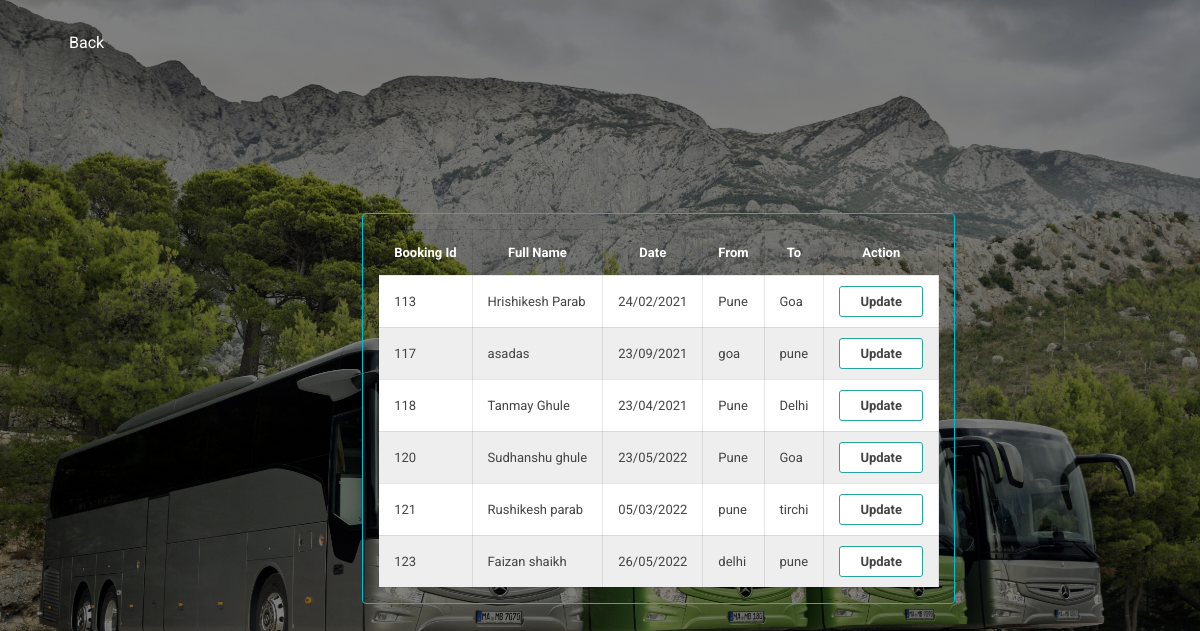
The app's page /Trial/ubooking.php (signed in) with its own data.
### tables this page shows
CREATE TABLE IF NOT EXISTS `booking` (
  `b_id` int(11) NOT NULL AUTO_INCREMENT,
  `bus_details` varchar(255) NOT NULL,
  `f_name` varchar(255) NOT NULL,
  `date` varchar(50) NOT NULL,
  `hseat` bigint(20) NOT NULL DEFAULT 1,
  `seat_no` varchar(40) NOT NULL,
  `sfrom` varchar(255) NOT NULL,
  `dto` varchar(255) NOT NULL,
  `booking_time` timestamp NOT NULL DEFAULT current_timestamp() ON UPDATE current_timestamp(),
  `r_id` int(11) NOT NULL,
  PRIMARY KEY (`b_id`),
  KEY `r_id` (`r_id`),
  KEY `bus_details` (`bus_details`),
  KEY `bus_details_2` (`bus_details`)
);

### Trial/ubooking.php (the view, shortened to what this page needs)
<?php
$userid= " ". $_SESSION["user_id"] ." ";
?>
<html>
<head>
    <link rel="stylesheet" href="css1/edinfo.css">
</head>
<body>
            <ul>
                <li><a href="main2.php">Back</a></li>
            </ul>
    <div class="table">
        <table>
            <thead>
                <tr>
                    <th>Booking Id</th>
                    <th>Full Name</th>
                    <th>Date</th>
                    <th>From</th>
                    <th>To</th>
                    <th>Action</th>
                </tr>
            </thead>
            <tbody>
<?php
    include('include/connect.php');
    $sql="SELECT * FROM booking where r_id ='$userid'";
    $result=mysqli_query($conn,$sql);
    $num=mysqli_num_rows($result);
    if($num!=0)
        {
            while($row=mysqli_fetch_assoc($result))
            {
                    $booking_id=" ".$row['b_id']." ";
                echo"
                <tr>
                    <td> ".$row['b_id']." </td>
                    <td> ".$row['f_name']." </td>
                    <td> ".$row['date']." </td>
                    <td> ".$row['sfrom']." </td>
                    <td> ".$row['dto']." </td>
                    <td><span class=action_btn><a href='pupdate.php?bid=$booking_id' >Update<span></a></td>
                </tr>
                 ";
            }
        }
?>
            </tbody>
        </table>
    </div>
</body>
</html>

### Trial/css1/edinfo.css (style rules this page uses)
* { box-sizing: border-box; }
body { min-height: auto; display: flex; font-family: 'Roboto', sans-serif; background: linear-gradient(to top,rgba(0,0,0,0.5)50%,rgba(0,0,0,0.5)50%),url(images/1.jpg); background-position: center; background-size: cover; height: 100vh; }
ul li { display: inline-block; }
ul li a { text-decoration: none; color: #fff; padding: 5px 20px; border: 1px solid transparent; transition: 0.6s ease; }
.table { max-width: 900px; border: 1px solid #00bcd4; background-color: linear-gradient(to top,rgba(0,0,0,0.5),rgba(0,0,0,0.5)50%); padding: 15px; overflow: auto; margin: auto; border-radius: 4px; }
table { width: 100%; font-size: 13px; color: #444; white-space: nowrap; border-collapse: collapse; }
table>thead { background-color: linear-gradient(to top,rgba(0,0,0,0.5),rgba(0,0,0,0.5)50%); color: #fff; }
table>thead th { padding: 15px; }
table th, table td { border: 1px solid #00000017; padding: 10px 15px; }
.action_btn { display: flex; justify-content: center; gap: 10px; }
.action_btn>a { text-decoration: none; color: #444; background: #fff; border: 1px solid; display: inline-block; padding: 7px 20px; font-weight: bold; border-radius: 3px; transition: 0.3s ease-in-out; }
.action_btn>a:nth-child(1) { border-color: #26a69a; }
table>tbody>tr { background-color: #fff; transition: 0.3s ease-in-out; }
table>tbody>tr:nth-child(even) { background-color: rgb(238, 238, 238); }
ul { float:right; list-style-type: none; margin-top: 25px; }

### records on screen
booking: b_id "113", f_name "Hrishikesh Parab", date "24/02/2021", sfrom "Pune", dto "Goa"
booking: b_id "117", f_name "asadas", date "23/09/2021", sfrom "goa", dto "pune"
booking: b_id "118", f_name "Tanmay Ghule", date "23/04/2021", sfrom "Pune", dto "Delhi"
booking: b_id "120", f_name "Sudhanshu ghule", date "23/05/2022", sfrom "Pune", dto "Goa"
booking: b_id "121", f_name "Rushikesh parab", date "05/03/2022", sfrom "pune", dto "tirchi"
booking: b_id "123", f_name "Faizan shaikh", date "26/05/2022", sfrom "delhi", dto "pune"
